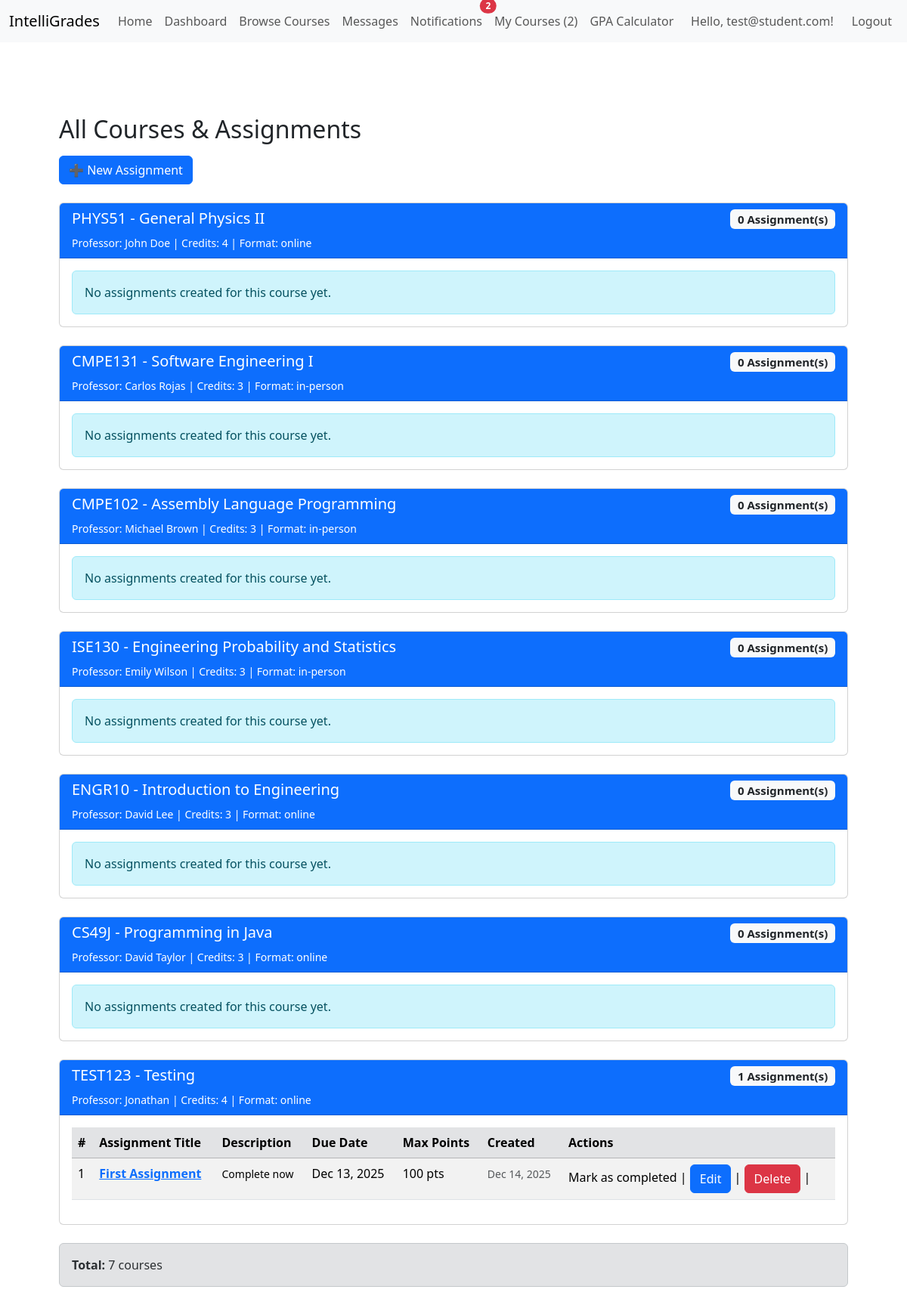
Screenshot of /assignments/ (signed in) with the database file from the repository.
### app/models.py (models this page shows, shortened)
class User(UserMixin, db.Model):
    __tablename__ = 'users'
    ROLE_STUDENT = "student"
    ROLE_PROFESSOR = "professor"
    ROLE_ADMIN = "admin"
    id = db.Column(db.Integer, primary_key=True)
    password_hash = db.Column(db.String(255), nullable=False)
    email = db.Column(db.String(100), unique=True, nullable=False)
    avatar_url = db.Column(db.String(400), nullable=True)
    role = db.Column(db.String(32), default=ROLE_STUDENT, nullable=False)
    created_at = db.Column(db.DateTime, default=datetime.utcnow, nullable=False)
    courses = db.relationship(
        "Course",
        secondary="enrollments",
        backref="students",
        lazy="dynamic",
    )
    @property
    def is_student(self):
        return self.role == self.ROLE_STUDENT
    @property
    def is_professor(self):
        return self.role == self.ROLE_PROFESSOR
    @property
    def is_admin(self):
        return self.role == self.ROLE_ADMIN
    def get_enrolled_courses_count(self):
        from app.models import Enrollment
        return Enrollment.query.filter_by(user_id=self.id).count()

class Course(db.Model):
    __tablename__ = 'courses'
    id = db.Column(db.Integer, primary_key=True)
    code = db.Column(db.String(32), unique=True, nullable=False)
    title = db.Column(db.String(128), nullable=False)
    description = db.Column(db.Text)
    credits = db.Column(db.Integer, nullable=False)  # number of units/credits
    professor = db.Column(db.String(128), nullable=True)
    professor_id = db.Column(db.Integer, db.ForeignKey('users.id'), nullable=True)
    professor_user = db.relationship(
        'User',
        foreign_keys=[professor_id],
        backref='created_courses'
    )
    availability = db.Column(db.Boolean, default=True)
    format = db.Column(db.String(32), default='online')
    max_students = db.Column(db.Integer)
    created_at = db.Column(db.DateTime, default=datetime.utcnow)
    enrollments_rel = db.relationship(
        'Enrollment',
        backref='course',
        lazy='dynamic',
        cascade='all,delete-orphan'
    )
    assignments = db.relationship(
        'Assignment',
        back_populates='course',
        lazy='dynamic',
        cascade='all,delete-orphan'
    )

class Assignment(db.Model):
    __tablename__ = "assignments"
    id = db.Column(db.Integer, primary_key=True)
    course_id = db.Column(db.Integer, db.ForeignKey('courses.id'), nullable=False)
    title = db.Column(db.String(200), nullable=False)
    description = db.Column(db.Text, nullable=False)
    due_date = db.Column(db.DateTime, default=datetime.utcnow)
    created_at = db.Column(db.DateTime, default=datetime.utcnow)
    max_points = db.Column(db.Integer, default=100)
    course = db.relationship('Course', back_populates='assignments')
    student_assignments = db.relationship(
        'StudentAssignment',
        back_populates='assignment',
        lazy='dynamic',
        cascade='all,delete-orphan'
    )

### app/assignments/routes.py (the view)
@assignments_bp.route('/')
@login_required
def index():
    all_courses = Course.query.all()
    courses_with_assignments = []
    for course in all_courses:
        assignments = course.assignments.all()
        courses_with_assignments.append({
            'course': course,
            'assignments': assignments,
            'assignment_count': len(assignments)
        })
    return render_template('assignments/assignments_list.html', courses_with_assignments=courses_with_assignments)

### app/__init__.py (called while the page is built)
@create_app.context_processor
def inject_notifications():
    if current_user.is_authenticated:
        return {
            "notifications": [
                {"message": "You haven’t checked Week 3 notes."},
                {"message": "New message in CMPE 102 discussion board."}
            ]
        }
    return {"notifications": []}

@login_manager.user_loader
def load_user(user_id):
    return User.query.get(int(user_id))

### app/assignments/templates/assignments/assignments_list.html (shortened to what this page needs)
{% extends "base.html" %} {% block body %}
<div class="container mt-5">
  <h2>All Courses & Assignments</h2>
  <div class="mb-3 mt-3 w-10">
    <a
      href="{{ url_for('assignments.create_assignment') }}"
      class="btn btn-primary text-white"
    >
      ➕ New Assignment
    </a>
  </div>
  {% if courses_with_assignments %} {% for item in courses_with_assignments %}
  <div class="card mt-4">
    <div class="card-header bg-primary text-white">
      <h5>
        {{ item.course.code }} - {{ item.course.title }}
        <span class="badge bg-light text-dark float-end">
          {{ item.assignment_count }} Assignment(s)
        </span>
      </h5>
      <small>
        Professor: {{ item.course.professor }} | Credits: {{ item.course.credits
        }} | Format: {{ item.course.format }}
      </small>
    </div>
    <div class="card-body">
      {% if item.assignments %}
      <table class="table table-striped table-hover">
        <thead class="table-secondary">
          <tr>
            <th>#</th>
            <th>Assignment Title</th>
            <th>Description</th>
            <th>Due Date</th>
            <th>Max Points</th>
            <th>Created</th>
            <th>Actions</th>
          </tr>
        </thead>
        <tbody>
          {% for assignment in item.assignments %}
          <tr>
            <td>{{ loop.index }}</td>
            <td>
              <a
                href="{{ url_for('assignments.assignment_detail', assignment_id=assignment.id) }}"
                class="fw-bold"
                >{{ assignment.title }}</a
              >
            </td>
            <td>
              <small>
                {{ assignment.description[:80] }}
              </small>
            </td>
            <td>
              {% if assignment.due_date %} {{ assignment.due_date.strftime('%b
              %d, %Y') }} {% else %}
              <span class="text-muted">No due date</span>
              {% endif %}
            </td>
            <td>{{ assignment.max_points }} pts</td>
            <td>
              <small class="text-muted">
                {{ assignment.created_at.strftime('%b %d, %Y') }}
              </small>
            </td>
            <td>
              Mark as completed |
              <a class="btn btn-primary"
                href="{{ url_for('assignments.assignment_detail', assignment_id=assignment.id) }}"
              >
                Edit</a
              >
              |
             <form
              method="POST"
              action="{{ url_for('assignments.delete_assignment', assignment_id=assignment.id) }}"
              style="display: inline"
            >
              <button
                type="submit"
                class="btn btn-danger"
                onclick="return confirm('Are you sure you want to delete this assignment?')"
              >
                Delete
              </button>
            </form>
              |
            </td>
          </tr>
          {% endfor %}
        </tbody>
      </table>
      {% else %}
      <p class="alert alert-info mb-0">
         No assignments created for this course
        yet.
      </p>
      {% endif %}
    </div>
  </div>
  {% endfor %}
  <div class="mt-4 alert alert-secondary">
    <strong>Total:</strong> {{ courses_with_assignments|length }} courses
  </div>
  {% else %}
  <p class="alert alert-warning mt-3">No courses available in the system.</p>
  {% endif %}
</div>
{% endblock %}

### app/templates/base.html (shortened to what this page needs)
<!DOCTYPE html>
<html lang="en">
  <head>
    <link
      rel="stylesheet"
      href="{{url_for('static', filename='styles.css')}}"
    />
    <link
      href="https://cdn.jsdelivr.net/npm/bootstrap@5.3.8/dist/css/bootstrap.min.css"
      rel="stylesheet"
    />
  </head>
  <body>
    <nav class="navbar navbar-expand-lg bg-body-tertiary">
      <div class="container-fluid">
        <a class="navbar-brand" href="{{ url_for('main.index') }}"
          >IntelliGrades</a
        >
        <div class="collapse navbar-collapse">
          <ul class="navbar-nav me-auto">
            <li class="nav-item">
              <a class="nav-link" href="{{ url_for('main.index') }}">Home</a>
            </li>
            {% if current_user.is_authenticated %}
            <li class="nav-item">
              <a class="nav-link" href="{{ url_for('main.dashboard') }}">
                Dashboard
              </a>
            </li>
            <li class="nav-item">
              <a class="nav-link" href="{{ url_for('courses.courses_list') }}">
                Browse Courses
              </a>
            </li>
            <li class="nav-item">
              <a class="nav-link" href="{{ url_for('main.messages') }}"
                >Messages</a
              >
            </li>
            <li class="nav-item">
              <a
                class="nav-link position-relative"
                href="{{ url_for('main.dashboard') }}"
              >
                Notifications {% if notifications and notifications|length > 0
                %}
                <span
                  class="position-absolute top-0 start-100 translate-middle badge rounded-pill bg-danger"
                >
                  {{ notifications|length }}
                </span>
                {% endif %}
              </a>
            </li>
            {% if current_user.is_student %}
            <li class="nav-item">
              <a class="nav-link" href="{{ url_for('courses.my_courses') }}">
                My Courses ({{ current_user.get_enrolled_courses_count() }})
              </a>
            </li>
            <li class="nav-item">
              <a class="nav-link" href="{{ url_for('main.gpa_calculator') }}">
                GPA Calculator
              </a>
            </li>
            {% endif %}
             {% endif %}
          </ul>
          <ul class="navbar-nav">
            {% if not current_user.is_authenticated %}
            <li class="nav-item">
              <a class="nav-link" href="{{ url_for('auth.login') }}">Login</a>
            </li>
            <li class="nav-item">
              <a class="nav-link" href="{{ url_for('auth.register') }}"
                >Register</a
              >
            </li>
            {% else %}
            <li class="nav-item ms-auto d-flex align-items-center">
              <span class="navbar-text me-3">
                Hello, {{ current_user.email }}!
              </span>
              <a class="nav-link" href="{{ url_for('auth.logout') }}">Logout</a>
            </li>
            {% endif %}
          </ul>
        </div>
      </div>
    </nav>
    <div class="container p-4">
      <div class="container py-2">{% block body %} {% endblock %}</div>
    </div>
  </body>
</html>

### app/static/styles.css (style rules this page uses)
.navbar { background-color: #3473a1; }

### rows the page displays
User: get_enrolled_courses_count "2", email "test@student.com"
Course: course.code "PHYS51", course "General Physics II", course.professor "John Doe", course.credits "4", course.format "online"
Course: course.code "CMPE131", course "Software Engineering I", course.professor "Carlos Rojas", course.credits "3", course.format "in-person"
Course: course.code "CMPE102", course "Assembly Language Programming", course.professor "Michael Brown", course.credits "3", course.format "in-person"
Course: course.code "ISE130", course "Engineering Probability and Statistics", course.professor "Emily Wilson", course.credits "3", course.format "in-person"
Course: course.code "ENGR10", course "Introduction to Engineering", course.professor "David Lee", course.credits "3", course.format "online"
Course: course.code "CS49J", course "Programming in Java", course.professor "David Taylor", course.credits "3", course.format "online"
Course: course.code "TEST123", course "Testing", course.professor "Jonathan", course.credits "4", course.format "online"
Assignment: title "First Assignment", description "Complete now", due_date "Dec 13, 2025", max_points "100", created_at "Dec 14, 2025"

### other values shown
{{ notifications|length }} "2"
{{ item.assignment_count }} "0" "0" "0" "0" "0" "0" "1"
{{ courses_with_assignments|length }} "7"
